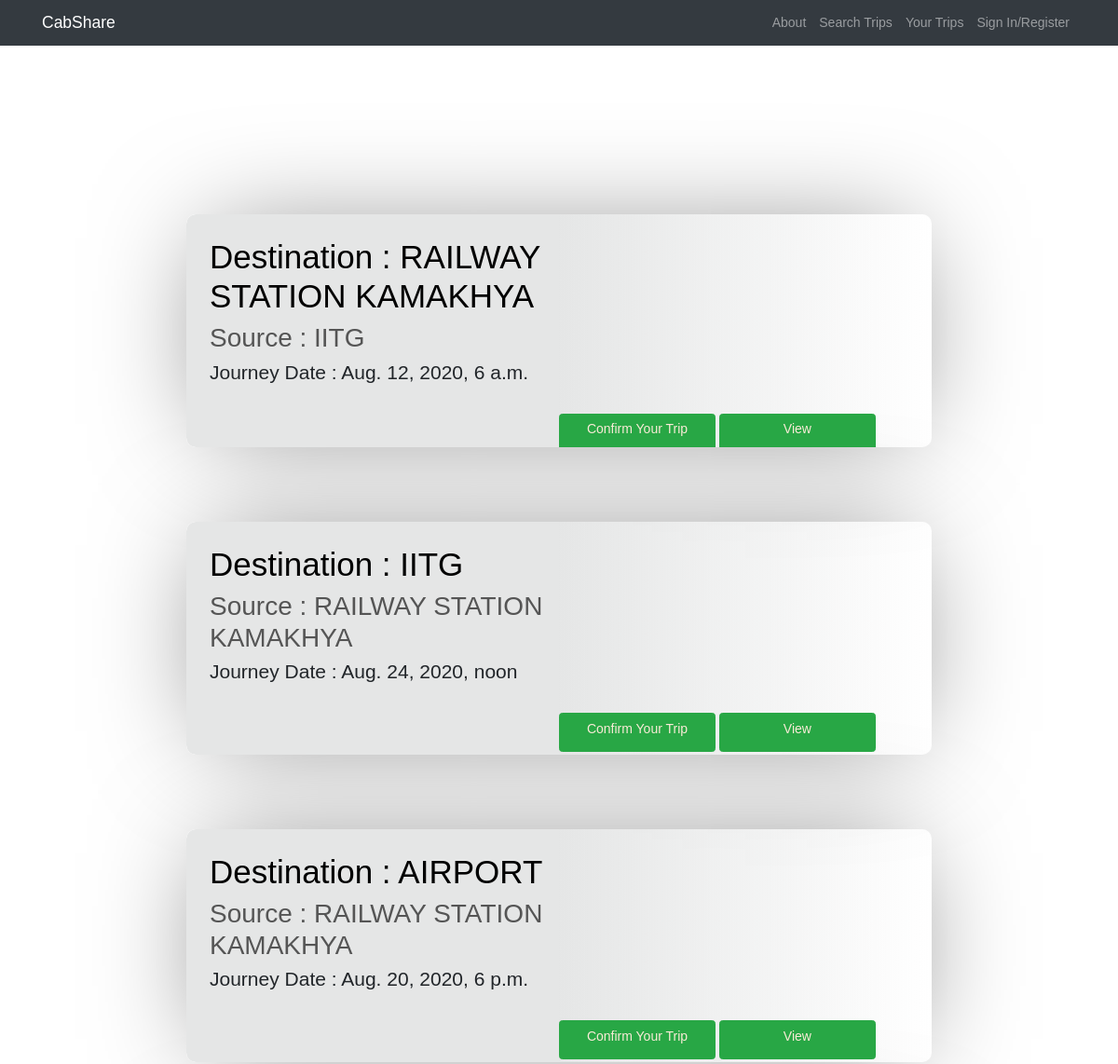
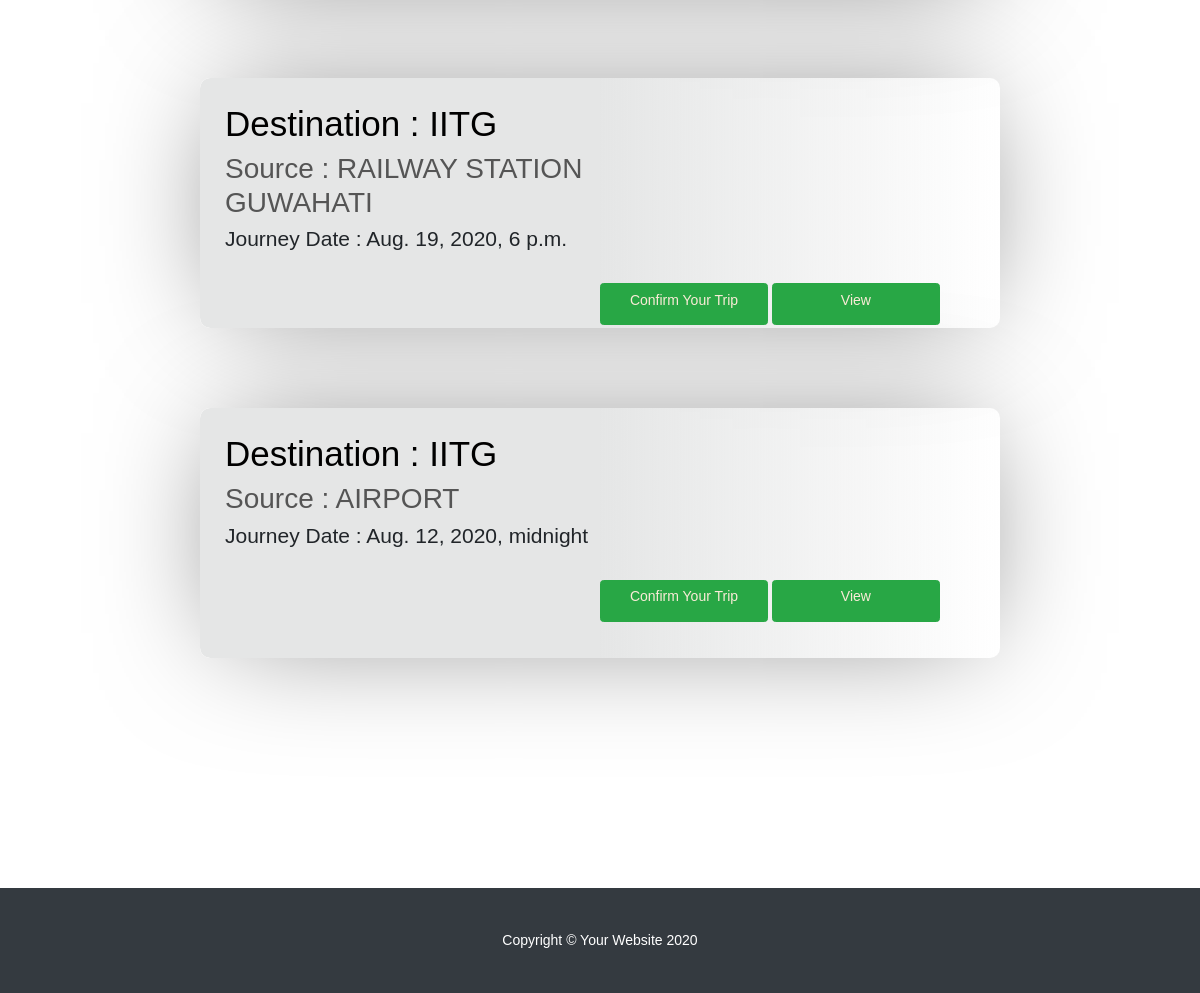
The app's page /, older data (2 pictures, top to bottom).
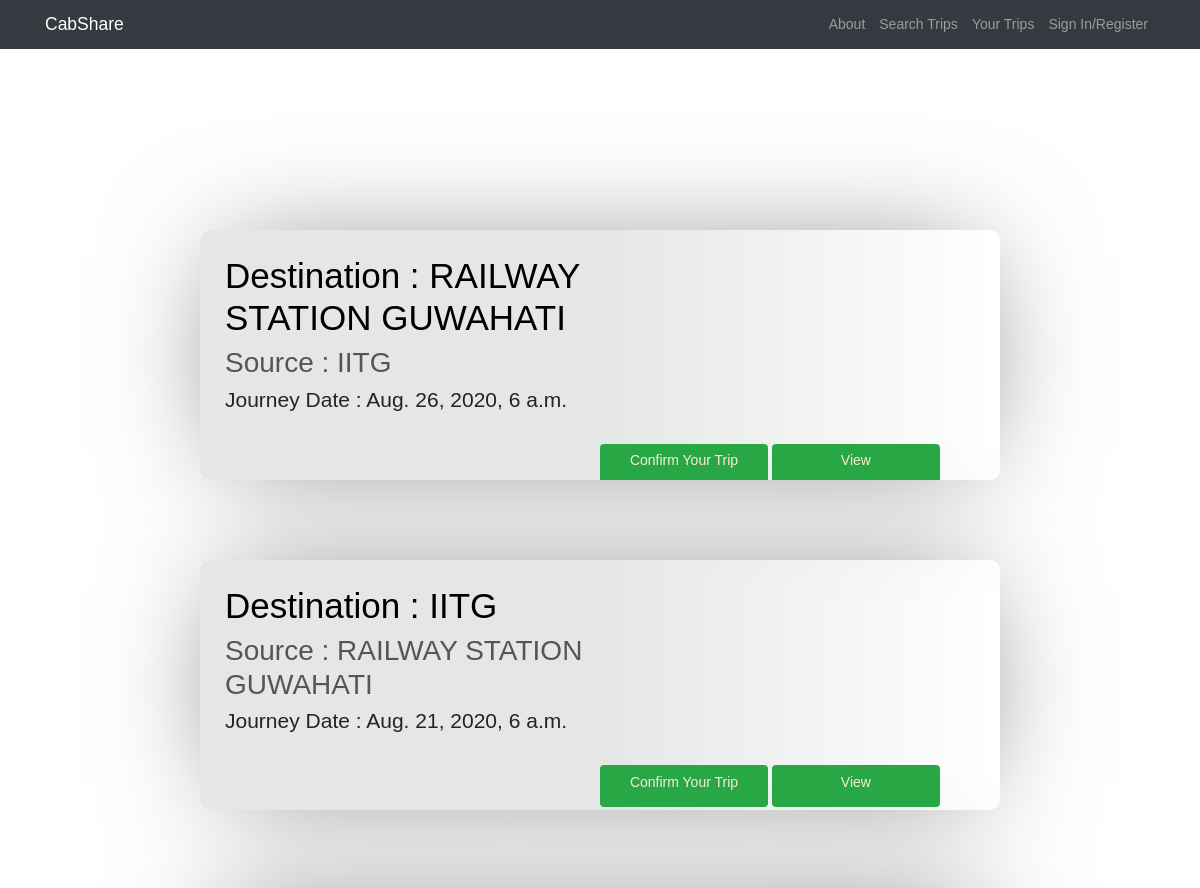
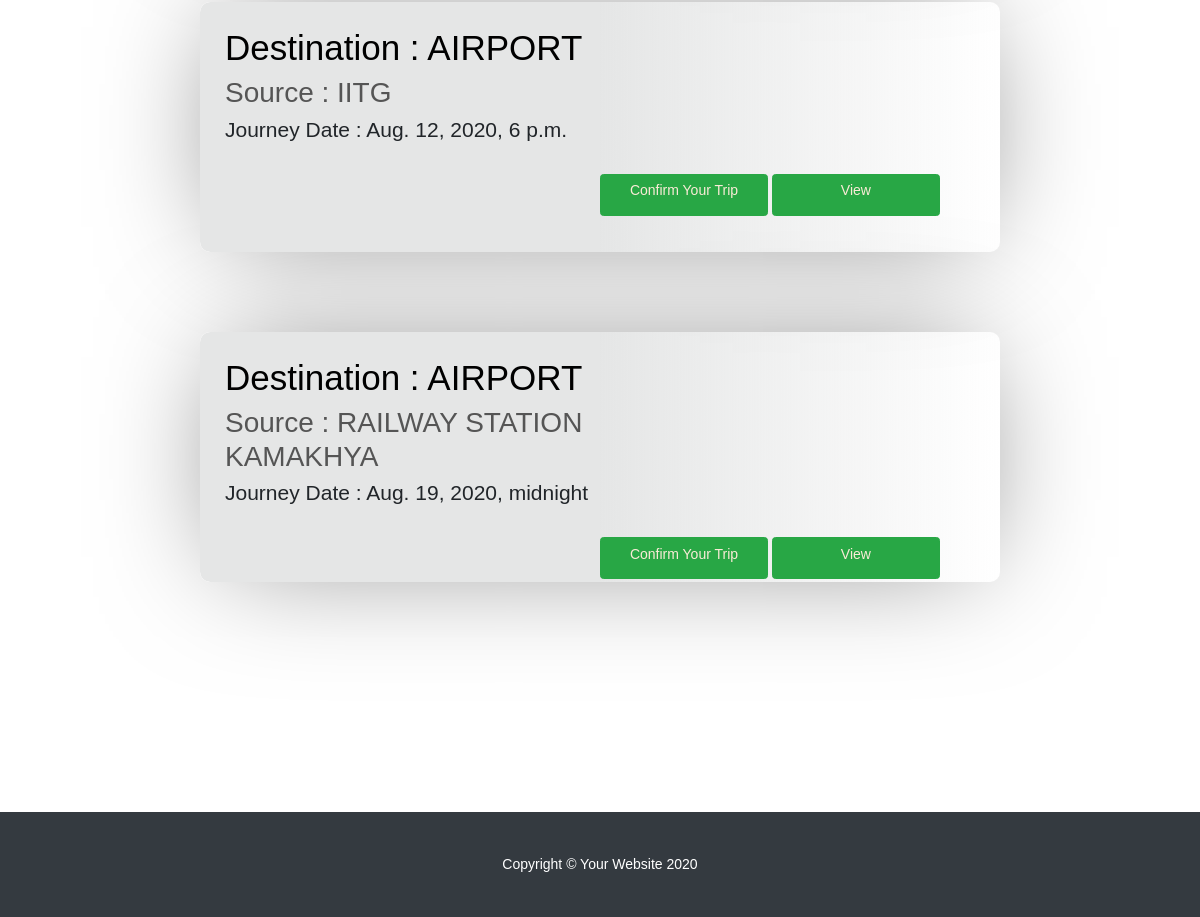
The same page, newer data (2 pictures, top to bottom).
### core/models.py (models this page shows, shortened)
class Trip(models.Model):
    places = [
        ('IITG', 'IITG'),
        ('RAILWAY STATION GUWAHATI', 'RAILWAY STATION GUWAHATI'),
        ('RAILWAY STATION KAMAKHYA', 'RAILWAY STATION KAMAKHYA'),
        ('AIRPORT', 'AIRPORT'),
    ]
    src = models.CharField(
        max_length=50,
        choices=places,
        null=False,
        blank=False,
    )
    dest = models.CharField(
        max_length=50,
        choices=places,
        null=False,
        blank=False,
    )
    organizer = models.CharField(max_length=50)
    journey_date = models.DateTimeField(
        auto_now=False, auto_now_add=False, blank=False, null=False)
    slug = models.SlugField()
    def get_absolute_url(self):
        return reverse("core:trip", kwargs={
            'slug': self.slug
        })

### core/views.py (the view)
# urls.py: path('', HomeView.as_view(), name='trip-list'),
class HomeView(ListView):
    model = Trip
    template_name = "list.html"

### templates/list.html
{%  extends "base.html" %}
{% load static %}
{% block content %}
{% for trip in object_list %}
<div class="movie_card" id="ave">
    <div class="info_section">
        <div class="movie_header">
            <h1> Destination : {{ trip.dest }}</h1>
            <h2>Source : {{ trip.src }}</h2>
            <h4>Journey Date : {{ trip.journey_date }}</h4>
        </div>
        <div class="button offset-6">
            <Button class="btn btn-success"><a href="#">
                    <p style="color: antiquewhite;">Confirm Your Trip</p>
                </a></Button>
            <Button class=" btn btn-success"><a href="{{ trip.get_absolute_url }}">
                    <p style="color: antiquewhite;">View </p>
                </a></Button>
        </div>
    </div>
</div>
{% endfor %}
{% endblock content %}

### templates/base.html (shortened to what this page needs)
{% load static %}
<!DOCTYPE html>
<html lang="en">
<head>
    <link href="{% static 'css/bootstrap.min.css' %}" rel="stylesheet">
    <link href="{% static 'css/base.css' %}" rel="stylesheet">
</head>
<body>
    <nav class="navbar navbar-expand-lg navbar-dark bg-dark fixed-top" id="mainNav">
        <div class="container">
            <a class="navbar-brand js-scroll-trigger" href="/">CabShare</a>
            <div class="collapse navbar-collapse" id="navbarResponsive">
                <ul class="navbar-nav ml-auto">
                    <li class="nav-item">
                        <a class="nav-link js-scroll-trigger" href="/about">About</a>
                    </li>
                    <li class="nav-item">
                        <a class="nav-link js-scroll-trigger" href="/search">Search Trips</a>
                    </li>
                    <li class="nav-item">
                        <a class="nav-link js-scroll-trigger" href="/yourtrips">Your Trips</a>
                    </li>
                    <li class="nav-item">
                        <a class="nav-link js-scroll-trigger" href="#">Sign In/Register</a>
                    </li>
                </ul>
            </div>
        </div>
    </nav>
    <section id="content">
        {% block content %}
        {% endblock content %}
    </section>
    <footer class="py-5 bg-dark">
        <div class="container">
            <p class="m-0 text-center text-white">Copyright &copy; Your Website 2020</p>
        </div>
    </footer>
</body>
</html>

### static_files/css/base.css (style rules this page uses)
section { padding: 150px 0; }
* { box-sizing: border-box; margin: 0; }
html, body { margin: 0; background: white; font-family: 'Montserrat', helvetica, arial, sans-serif; font-size: 14px; font-weight: 400; }
.movie_card { position: relative; display: block; width: 800px; height: 250px; margin: 80px auto; overflow: hidden; border-radius: 10px; transition: all 0.4s; box-shadow: 0px 0px 120px -25px rgba(0, 0, 0, 0.5); }
.movie_card .info_section { display: inline-block; position: relative; width: 100%; height: 100%; background-blend-mode: multiply; z-index: 2; border-radius: 10px; }
.movie_card .info_section .movie_header { position: relative; padding: 25px; }
.movie_card .info_section h1 { color: black; font-weight: 400; }
.movie_card .info_section h2 { color: #555; font-weight: 400; }
@media screen and (min-width: 768px) { .movie_header { width: 65%; } }
@media screen and (min-width: 768px) { .info_section { background: linear-gradient(to right, #e5e6e6 50%, transparent 100%); } }

Row changes from the older to the newer data that the page shows:
removed Trip: dest "IITG", src "AIRPORT", journey_date "Aug. 12, 2020, midnight"
changed Trip: dest "RAILWAY STATION KAMAKHYA" → "RAILWAY STATION GUWAHATI"; journey_date "Aug. 12, 2020, 6 a.m." → "Aug. 26, 2020, 6 a.m."
changed Trip: src "RAILWAY STATION KAMAKHYA" → "RAILWAY STATION GUWAHATI"; journey_date "Aug. 24, 2020, noon" → "Aug. 21, 2020, 6 a.m."
changed Trip: src "RAILWAY STATION KAMAKHYA" → "IITG"; journey_date "Aug. 20, 2020, 6 p.m." → "Aug. 12, 2020, 6 p.m."
changed Trip: dest "IITG" → "AIRPORT"; src "RAILWAY STATION GUWAHATI" → "RAILWAY STATION KAMAKHYA"; journey_date "Aug. 19, 2020, 6 p.m." → "Aug. 19, 2020, midnight"
